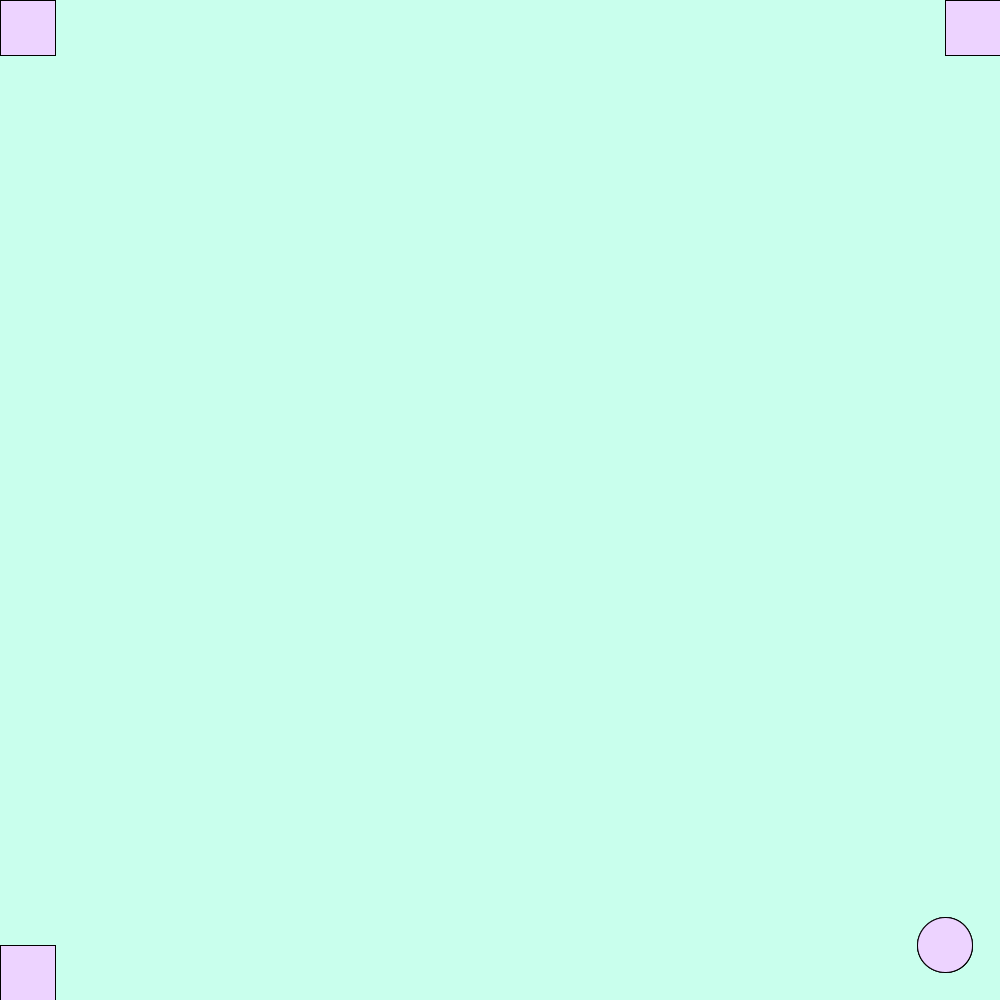
Frame 1 (no input)
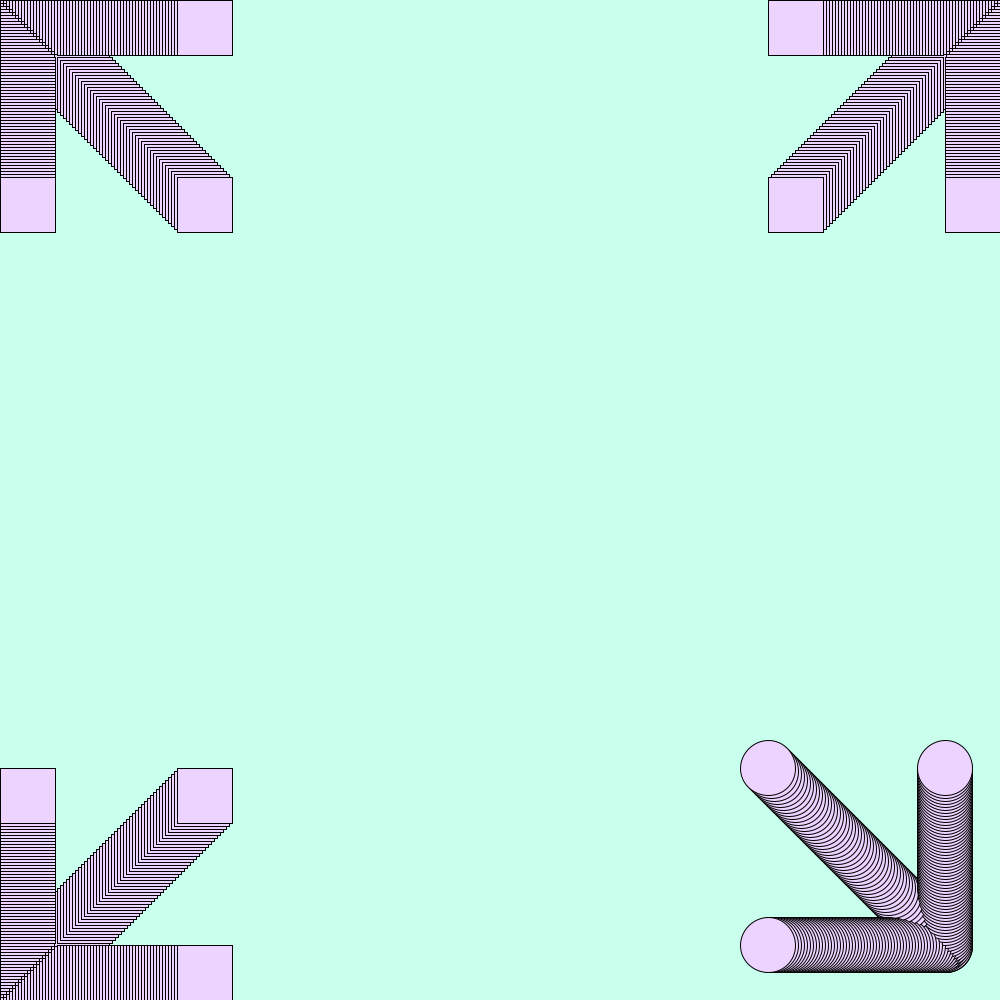
Frame 60 (the mouse pressed at the canvas centre just before this capture)
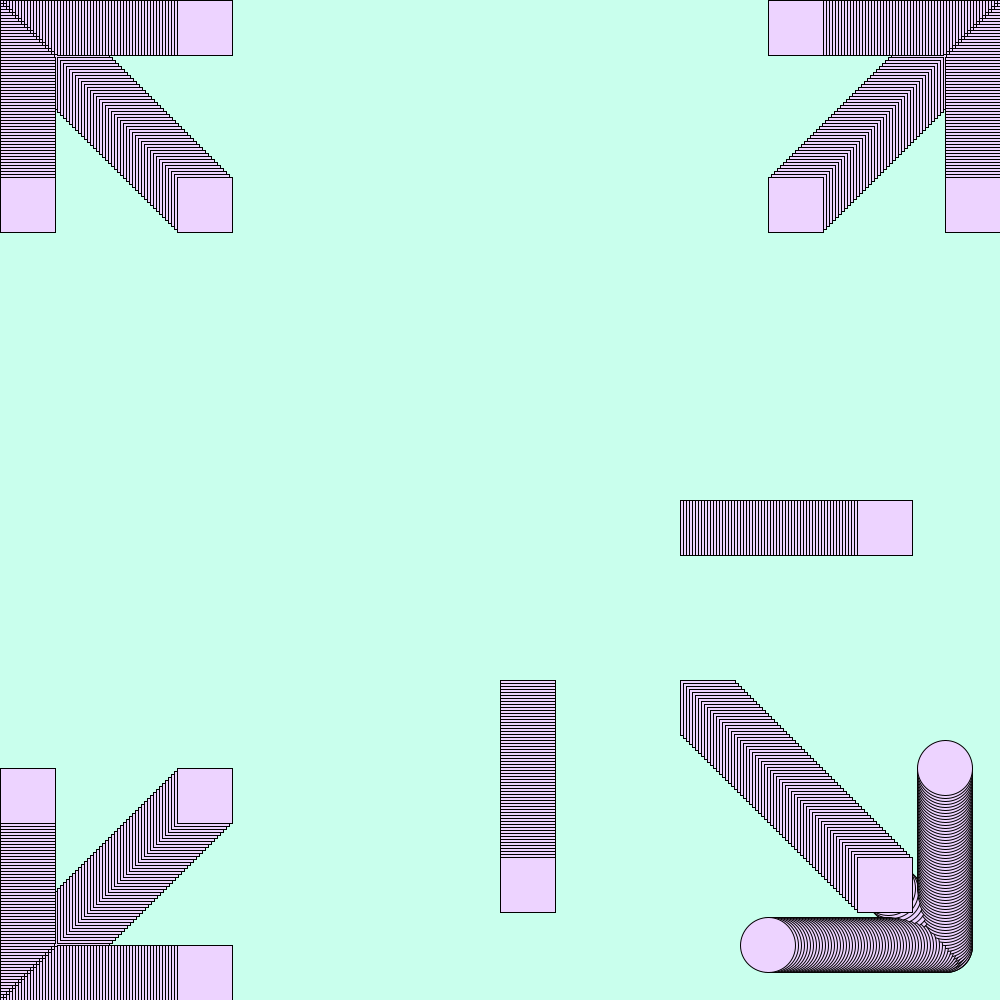
Frame 120 (the mouse held since frame 60 and released just before this capture)

The Processing sketch that drew these frames (run headless with seeded random() and noise(); from frame 60 on, the mouse is pressed at the canvas centre):

// Processing sketch: sujani_movingboxpt_2
// ── sujani_movingboxpt_2.pde
void setup ()
{
  size (1000, 1000);
  background (#C9FFED);
}


int a = 0;

void draw ()
{
 fill(#EDD3FF) ;
 
  rect(0 + a + mouseX, 0 + mouseY, 55, 55);
  rect(0 + mouseX ,0+a + mouseY,55,55);
  rect(0+a + mouseX,0+a + mouseY,55,55);
  rect(945-a + mouseX,0+mouseY,55,55);
  rect(945+mouseX,0+a+mouseY,55,55);
  rect(945-a+mouseX,0+a+mouseY,55,55);
  rect(0+a+mouseX,945+mouseY,55,55);
  rect(0+mouseX,945-a+mouseY,55,55);
  rect(0+a+mouseX,945-a+mouseY,55,55);
  ellipse(945-a+mouseX,945+mouseY,55,55);
  ellipse(945+mouseX,945-a+mouseY,55,55);
  ellipse(945-a+mouseX,945-a+mouseY,55,55);
  
  a = a+3;
  if (a>1000)
  {
    a = 0;
  }
  
}
